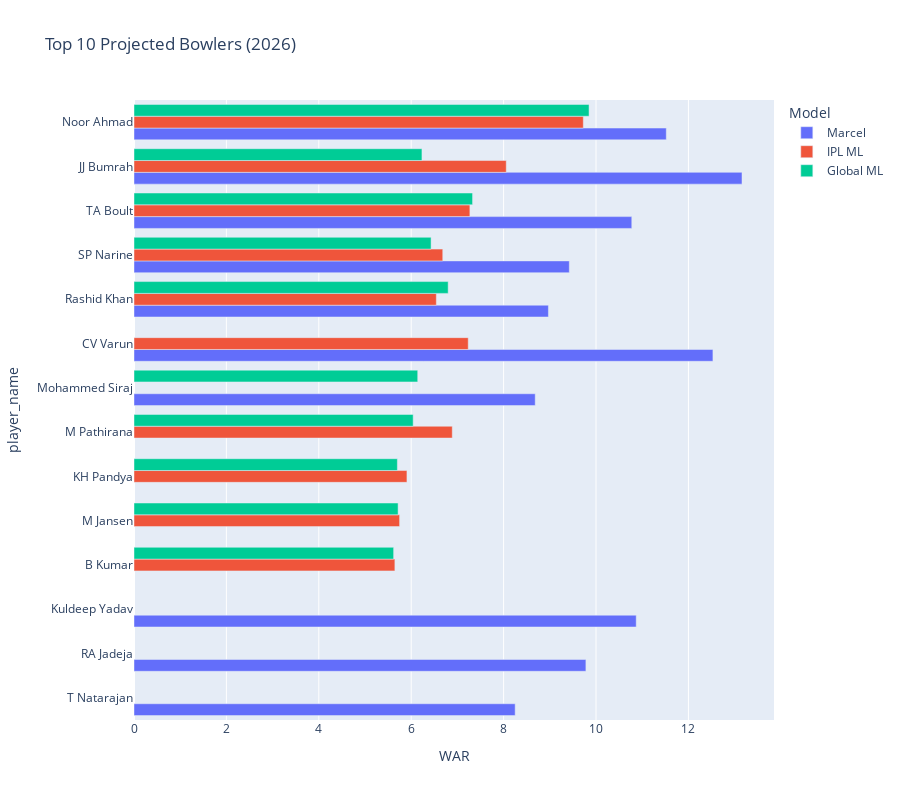

This figure's notebook cell:
### Code cell
fig_proj_bowl = plot_top_projections(data, 'bowler')
fig_proj_bowl.show()

### Figure 1 — Plotly figure (JSON) as saved in the notebook; plotly's stock layout.template omitted (floating-point values rounded to 4 significant figures)
{"data": [{"alignmentgroup": "True", "hovertemplate": "Model=Marcel<br>WAR=%{x}<br>player_name=%{y}<extra></extra>", "legendgroup": "Marcel", "marker": {"color": "#636efa", "pattern": {"shape": ""}}, "name": "Marcel", "offsetgroup": "Marcel", "orientation": "h", "showlegend": true, "textposition": "auto", "type": "bar", "x": [13.16, 12.53, 11.52, 10.87, 10.77, 9.781, 9.422, 8.969, 8.684, 8.25], "xaxis": "x", "y": ["JJ Bumrah", "CV Varun", "Noor Ahmad", "Kuldeep Yadav", "TA Boult", "RA Jadeja", "SP Narine", "Rashid Khan", "Mohammed Siraj", "T Natarajan"], "yaxis": "y"}, {"alignmentgroup": "True", "hovertemplate": "Model=IPL ML<br>WAR=%{x}<br>player_name=%{y}<extra></extra>", "legendgroup": "IPL ML", "marker": {"color": "#EF553B", "pattern": {"shape": ""}}, "name": "IPL ML", "offsetgroup": "IPL ML", "orientation": "h", "showlegend": true, "textposition": "auto", "type": "bar", "x": [9.725, 8.057, 7.27, 7.234, 6.889, 6.683, 6.544, 5.907, 5.749, 5.646], "xaxis": "x", "y": ["Noor Ahmad", "JJ Bumrah", "TA Boult", "CV Varun", "M Pathirana", "SP Narine", "Rashid Khan", "KH Pandya", "M Jansen", "B Kumar"], "yaxis": "y"}, {"alignmentgroup": "True", "hovertemplate": "Model=Global ML<br>WAR=%{x}<br>player_name=%{y}<extra></extra>", "legendgroup": "Global ML", "marker": {"color": "#00cc96", "pattern": {"shape": ""}}, "name": "Global ML", "offsetgroup": "Global ML", "orientation": "h", "showlegend": true, "textposition": "auto", "type": "bar", "x": [9.849, 7.328, 6.8, 6.43, 6.232, 6.141, 6.043, 5.716, 5.701, 5.62], "xaxis": "x", "y": ["Noor Ahmad", "TA Boult", "Rashid Khan", "SP Narine", "JJ Bumrah", "Mohammed Siraj", "M Pathirana", "M Jansen", "KH Pandya", "B Kumar"], "yaxis": "y"}], "layout": {"barmode": "group", "height": 800, "legend": {"title": {"text": "Model"}, "tracegroupgap": 0}, "title": {"text": "Top 10 Projected Bowlers (2026)"}, "xaxis": {"anchor": "y", "domain": [0, 1], "title": {"text": "WAR"}}, "yaxis": {"anchor": "x", "categoryorder": "total ascending", "domain": [0, 1], "title": {"text": "player_name"}}}}
